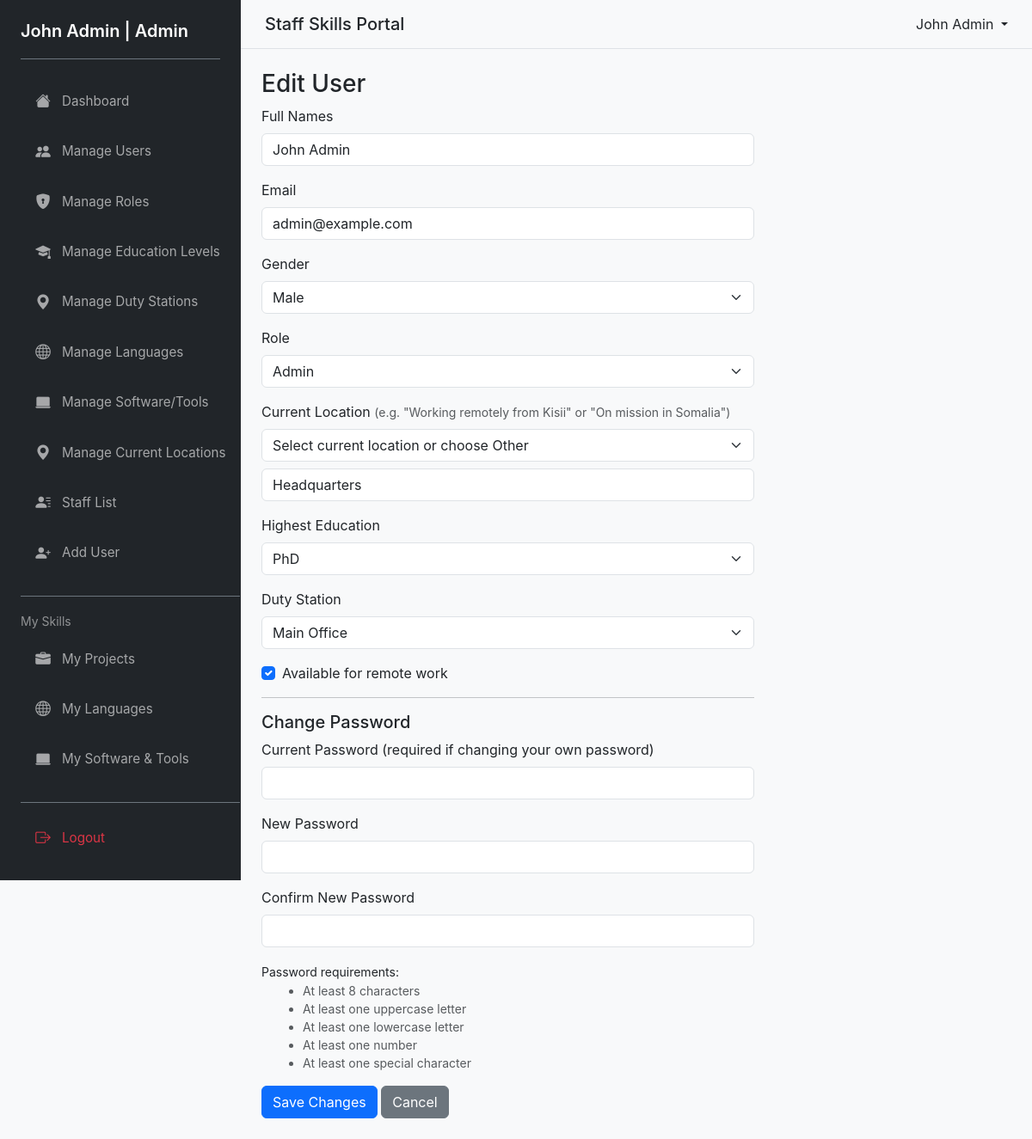
The app's page /pages/edit_user.php (signed in) with its own data.
### tables this page shows
CREATE TABLE IF NOT EXISTS users (
  id INT AUTO_INCREMENT PRIMARY KEY,
  index_number VARCHAR(50) NOT NULL UNIQUE,
  full_names VARCHAR(150) NOT NULL,
  email VARCHAR(120) NOT NULL UNIQUE,
  password VARCHAR(255) NOT NULL,
  role_id INT NOT NULL,
  gender VARCHAR(20),
  current_location VARCHAR(120),
  highest_education VARCHAR(120),
  duty_station VARCHAR(120),
  availability_remote TINYINT(1) DEFAULT 0,
  created_at TIMESTAMP DEFAULT CURRENT_TIMESTAMP,
  FOREIGN KEY (role_id) REFERENCES roles(id) ON DELETE RESTRICT
);

CREATE TABLE IF NOT EXISTS roles (
  id INT AUTO_INCREMENT PRIMARY KEY,
  name VARCHAR(50) NOT NULL UNIQUE,
  description VARCHAR(255),
  created_at TIMESTAMP DEFAULT CURRENT_TIMESTAMP
);

### pages/edit_user.php (the view, shortened to what this page needs)
<?php
$pdo = getPDO();
$id = isset($_GET['id']) ? (int)$_GET['id'] : ($_SESSION['user']['id'] ?? 0);
$stmt = $pdo->prepare('SELECT * FROM users WHERE id = ? LIMIT 1');
$stmt->execute([$id]);
$user = $stmt->fetch();
$isSelf = (isset($_SESSION['user']['id']) && $_SESSION['user']['id'] == $id);
$isStaffSelf = (isset($_SESSION['user']['role_name']) && $_SESSION['user']['role_name'] === 'Staff' && $isSelf);
$roles = $pdo->query('SELECT id,name FROM roles ORDER BY name ASC')->fetchAll();
$educations = $pdo->query('SELECT name FROM education_levels ORDER BY name ASC')->fetchAll(PDO::FETCH_COLUMN);
$locations = $pdo->query('SELECT name FROM duty_stations ORDER BY name ASC')->fetchAll(PDO::FETCH_COLUMN);
$currentLocations = [];
try {
    $currentLocations = $pdo->query('SELECT name FROM current_locations ORDER BY name ASC')->fetchAll(PDO::FETCH_COLUMN);
} catch (Exception $e) {
}
require_once __DIR__ . '/../includes/header.php';
?>
<div class="row">
    <div class="col-md-8">
        <h3>Edit User</h3>
        <form method="post" action="?id=<?php echo $id; ?>">
            <div class="mb-3">
                <label class="form-label">Full Names</label>
                <input class="form-control" name="full_names" value="<?php echo htmlspecialchars($_POST['full_names'] ?? $user['full_names']); ?>" <?php echo ($isStaffSelf ? 'readonly' : 'required'); ?>>
            </div>
            <div class="mb-3">
                <label class="form-label">Email</label>
                <input class="form-control" type="email" name="email" value="<?php echo htmlspecialchars($_POST['email'] ?? $user['email']); ?>" <?php echo ($isStaffSelf ? 'readonly' : 'required'); ?> >
            </div>
            <div class="mb-3">
                <label class="form-label">Gender</label>
                <select name="gender" class="form-select">
                    <option value="Male" <?php echo (isset($_POST['gender']) ? ($_POST['gender']==='Male') : ($user['gender']==='Male')) ? 'selected' : ''; ?>>Male</option>
                </select>
            </div>
            <?php if ($_SESSION['user']['role_name'] === 'Admin'): ?>
            <div class="mb-3">
                <label class="form-label">Role</label>
                <select name="role_id" class="form-select">
                    <?php foreach ($roles as $r): ?>
                        <option value="<?php echo $r['id']; ?>" <?php echo (isset($_POST['role_id']) ? ($_POST['role_id']==$r['id']) : ($r['id']==$user['role_id'])) ? 'selected': ''; ?>><?php echo htmlspecialchars($r['name']); ?></option>
                    <?php endforeach; ?>
                </select>
            </div>
            <?php endif; ?>
            <div class="mb-3">
                <label class="form-label">Current Location <small class="text-muted">(e.g. "Working remotely from Kisii" or "On mission in Somalia")</small></label>
                <?php if ($isStaffSelf): ?>
                    <input class="form-control" type="text" readonly value="<?php echo htmlspecialchars($_POST['current_location_other'] ?? $user['current_location']); ?>">
                    <div class="form-text small text-muted">Contact HR/Admin to change your current location.</div>
                <?php else: ?>
                    <?php if (!empty($currentLocations)): ?>
                        <select name="current_location_select" id="current_location_select" class="form-select">
                            <option value="">Select current location or choose Other</option>
                        </select>
                        <input type="text" name="current_location_other" id="current_location_other" class="form-control mt-2 <?php echo (isset($_POST['current_location_select']) ? ($_POST['current_location_select'] !== '__other__' && $_POST['current_location_select'] !== '') : (in_array($user['current_location'], $currentLocations))) ? 'd-none' : ''; ?>" placeholder="e.g. Working remotely from Kisii" value="<?php echo htmlspecialchars($_POST['current_location_other'] ?? $user['current_location']); ?>">
                    <?php endif; ?>
                <?php endif; ?>
            </div>
            <div class="mb-3">
                <label class="form-label">Highest Education</label>
                <?php if (count($educations) > 0): ?>
                    <select name="highest_education" class="form-select">
                        <?php foreach ($educations as $e): ?>
                            <option value="<?php echo htmlspecialchars($e); ?>" <?php echo (isset($_POST['highest_education']) ? ($_POST['highest_education'] === $e) : ($user['highest_education'] === $e)) ? 'selected' : ''; ?>><?php echo htmlspecialchars($e); ?></option>
                        <?php endforeach; ?>
                    </select>
                <?php else: ?>
                    <div class="alert alert-warning">No education levels defined. Ask admin to <a href="<?php echo BASE_URL; ?>/pages/manage_education.php">add them</a>.</div>
                <?php endif; ?>
            </div>
            <div class="mb-3">
                <label class="form-label">Duty Station</label>
                <?php if ($isStaffSelf): ?>
                    <input class="form-control" type="text" readonly value="<?php echo htmlspecialchars($user['duty_station']); ?>">
                    <div class="form-text small text-muted">Contact HR/Admin to change your duty station.</div>
                <?php else: ?>
                    <?php if (count($locations) > 0): ?>
                        <select name="duty_station" class="form-select">
                            <?php foreach ($locations as $l): ?>
                                <option value="<?php echo htmlspecialchars($l); ?>" <?php echo (isset($_POST['duty_station']) ? ($_POST['duty_station'] === $l) : ($user['duty_station'] === $l)) ? 'selected' : ''; ?>><?php echo htmlspecialchars($l); ?></option>
                            <?php endforeach; ?>
                        </select>
                    <?php else: ?>
                        <div class="alert alert-warning">No duty stations defined. Ask admin to <a href="<?php echo BASE_URL; ?>/pages/manage_locations.php">add them</a>.</div>
                    <?php endif; ?>
                <?php endif; ?>
            </div>
            <div class="form-check mb-3">
                <input class="form-check-input" type="checkbox" name="availability_remote" id="availability_remote" <?php echo $user['availability_remote'] ? 'checked' : ''; ?> >
                <label class="form-check-label" for="availability_remote">Available for remote work</label>
            </div>
            <hr>
            <h5>Change Password</h5>
            <div class="mb-3">
                <label class="form-label">Current Password (required if changing your own password)</label>
                <input class="form-control" type="password" name="current_password">
            </div>
            <div class="mb-3">
                <label class="form-label">New Password</label>
                <input class="form-control" type="password" name="new_password">
            </div>
            <div class="mb-3">
                <label class="form-label">Confirm New Password</label>
                <input class="form-control" type="password" name="confirm_password">
            </div>
            <div class="mb-2">
                <small>Password requirements:</small>
                <ul id="pw-rules-edit" class="small ms-3">
                    <li id="erule-length" class="text-muted">At least 8 characters</li>
                    <li id="erule-upper" class="text-muted">At least one uppercase letter</li>
                    <li id="erule-lower" class="text-muted">At least one lowercase letter</li>
                    <li id="erule-number" class="text-muted">At least one number</li>
                    <li id="erule-special" class="text-muted">At least one special character</li>
                </ul>
            </div>
            <button class="btn btn-primary">Save Changes</button>
            <a class="btn btn-secondary" href="<?php echo BASE_URL; ?>/pages/profile.php?id=<?php echo $id; ?>">Cancel</a>
        </form>
    </div>
</div>
<?php require_once __DIR__ . '/../includes/footer.php'; ?>

### assets/css/styles.css (style rules this page uses)
* { box-sizing: border-box; }
body { font-family: -apple-system, BlinkMacSystemFont, 'Segoe UI', 'Roboto', 'Oxygen', 'Ubuntu', 'Cantarell', 'Fira Sans', 'Droid Sans', 'Helvetica Neue', sans-serif; background-color: #f8f9fa; margin: 0; padding: 0; }
.btn { transition: all 0.2s ease; }

### records on screen
users: full_names "John Admin", email "admin@example.com", gender "Male", role_id "Admin", current_location_other "Headquarters", highest_education "PhD", duty_station "Main Office", availability_remote "☑"

### other values on screen
$_SESSION['user']['full_names'] "John Admin"
$_SESSION['user']['role_name'] "Admin"
